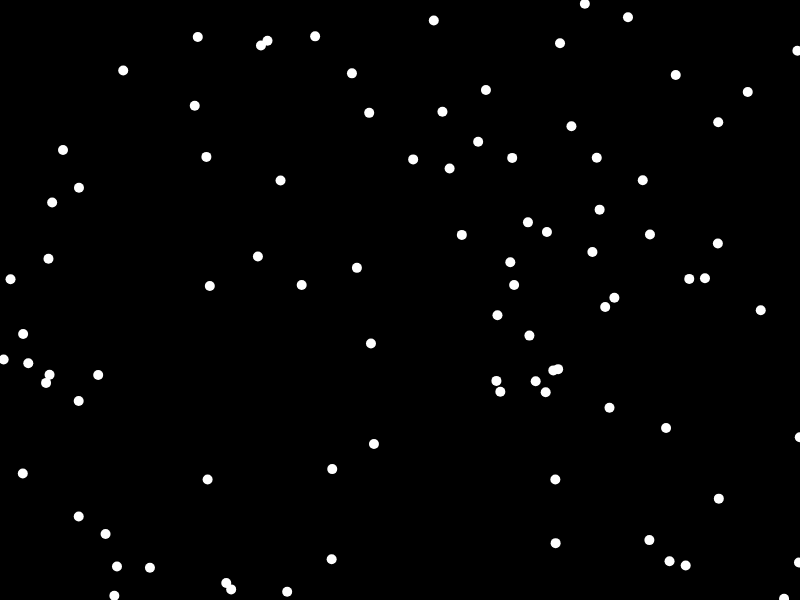
Frame 1 (no input)
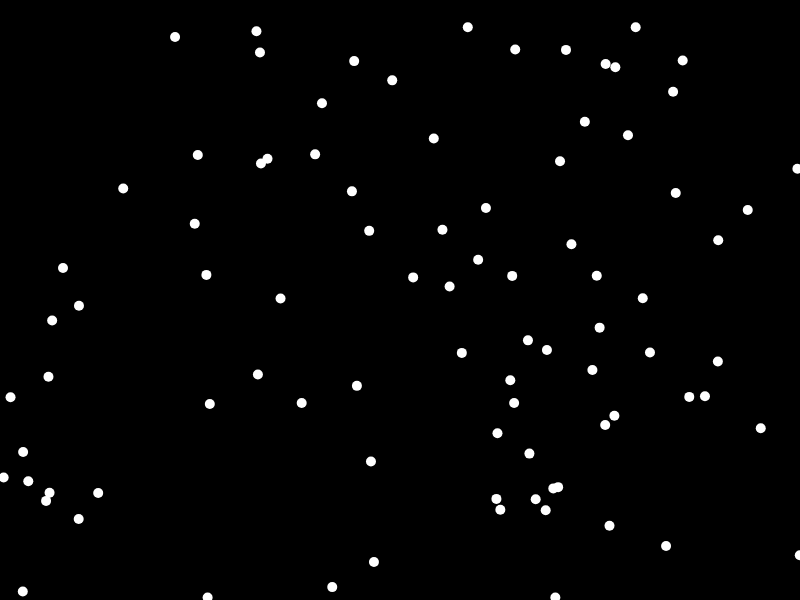
Frame 60 (no input)
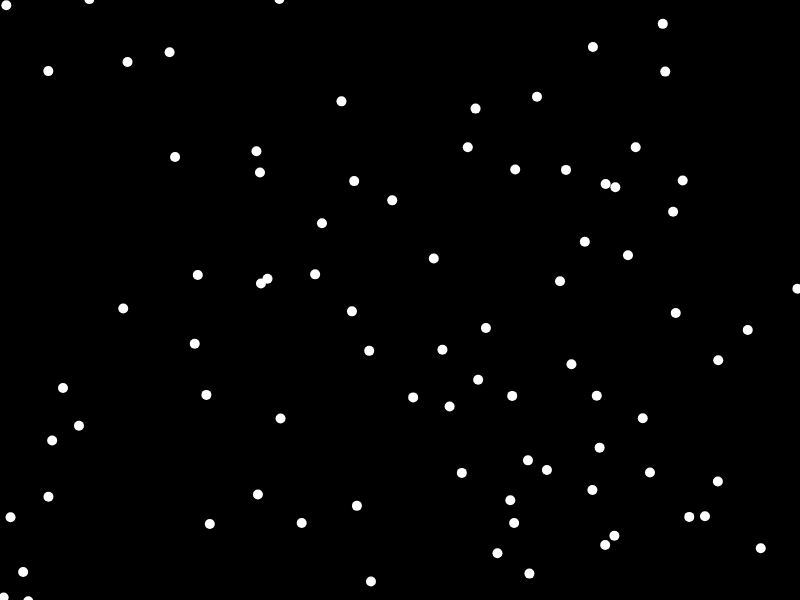
Frame 120 (the mouse pressed at the canvas centre since frame 60)

The p5.js sketch that drew these frames (run headless with seeded random() and noise() and a simulated clock; from frame 60 on, the mouse is pressed at the canvas centre):

// p5.js sketch
// ── sketch.js
// P5.JS TEMPLATE - COMMENTS
"use strict";

// Declare Global Variables
let xVals, yVals;

// SETUP FUNCTION - Runs once at beginning of program
function setup() {
    createCanvas(800, 600);

    // Initialize Global Variables
    xVals = [];
    yVals = [];
    for (let n = 0; n < 90; n++) {
        xVals.push(random(width));
        yVals.push(random(height));
    }
}

// DRAW FUNCTION - Loops @ 60FPS by default
function draw() {
    // RUN LOGIC
    


    // DRAW FRAME
    background(0);
    noStroke();
    fill(255);
    for (let i = 0; i < yVals.length; i++) {
        yVals[i] += 2;
        if (yVals[i] > height + 10) {
            yVals[i] = random(-50, 0);
            xVals[i] = random(width);
        }
        // Draw Snowflakes
        ellipse(xVals[i], yVals[i], 10);
    }
}
